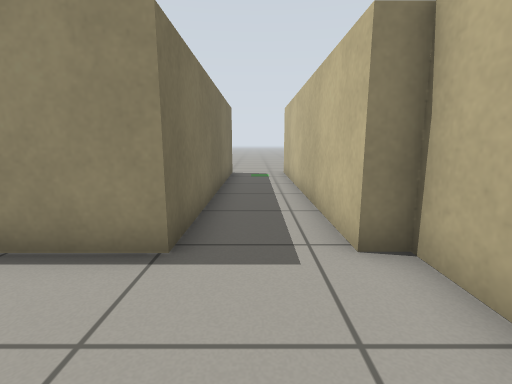
view 1 (above)

16 first-person views from a walk through a world built for the Gazebo simulator. The camera is 0.71 m above the floor, tilts 10° down and sees 85° across. The floor is counted in squares, 0.5 m on a side. Each view is taken from the middle of a square. On the plan, view 1 faces up. The plan holds only what a view shows up to about 14 squares ahead; the rest is blank.

view 2
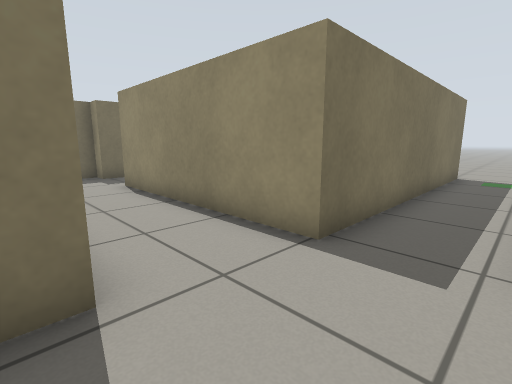

view 3
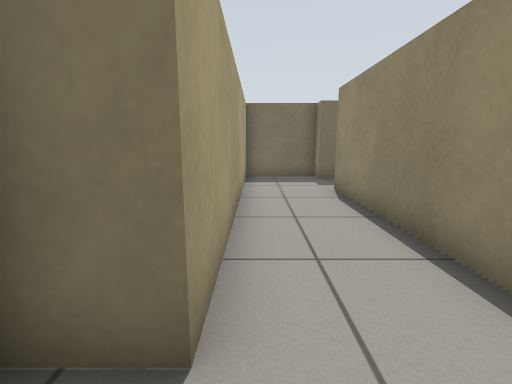

view 4
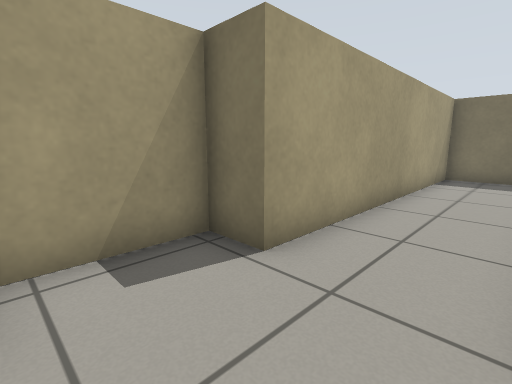

view 5
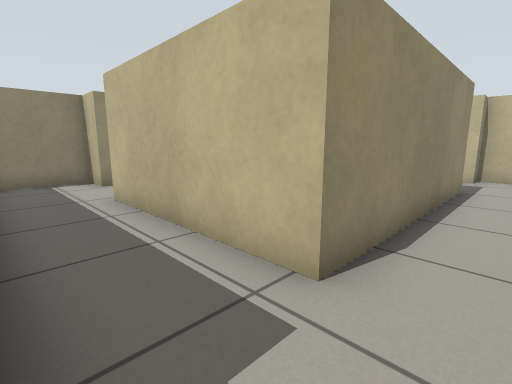

view 6
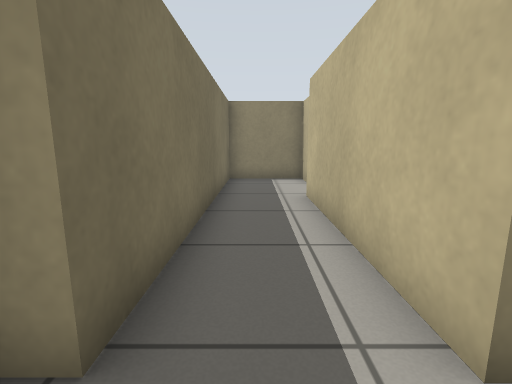

view 7
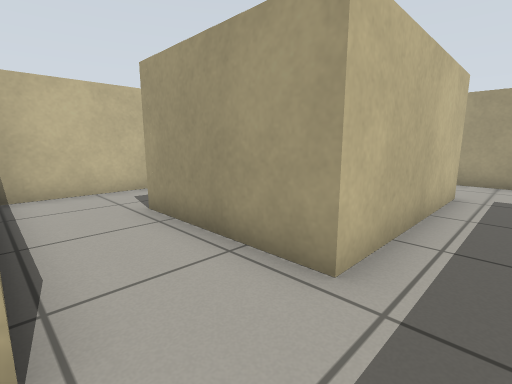

view 8
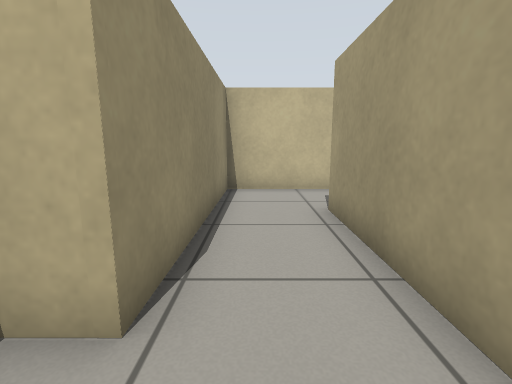

view 9
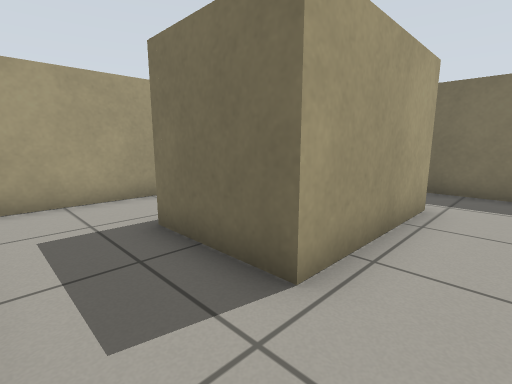

view 10
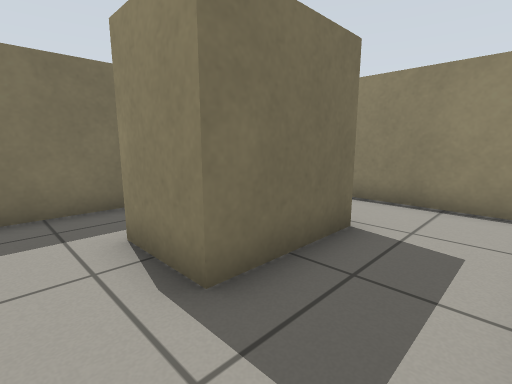

view 11
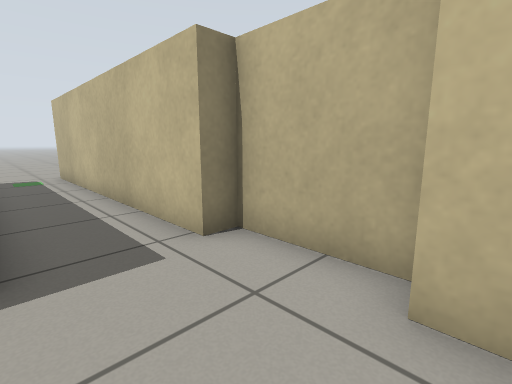

view 12
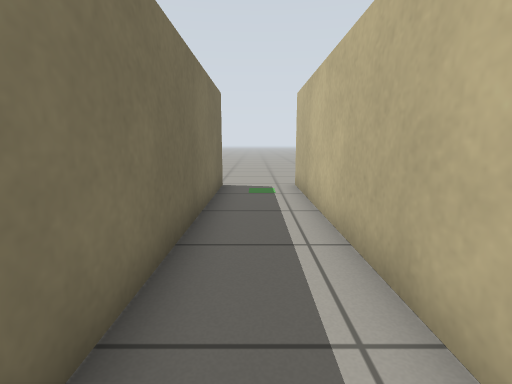

view 13
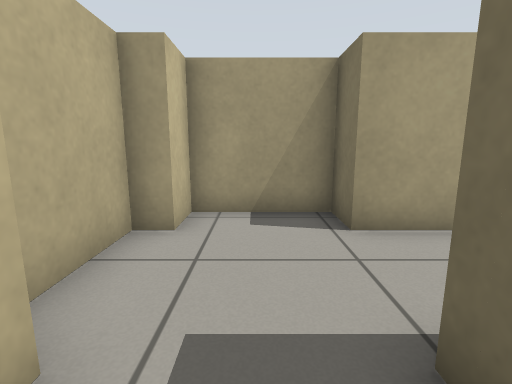

view 14
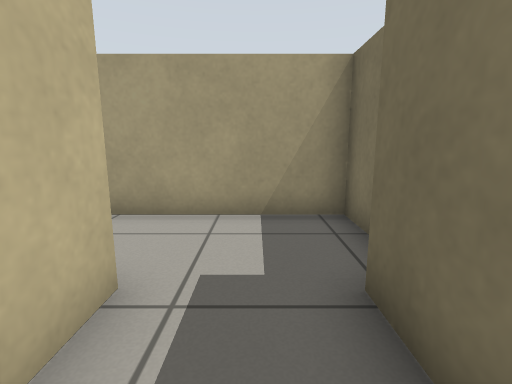

view 15
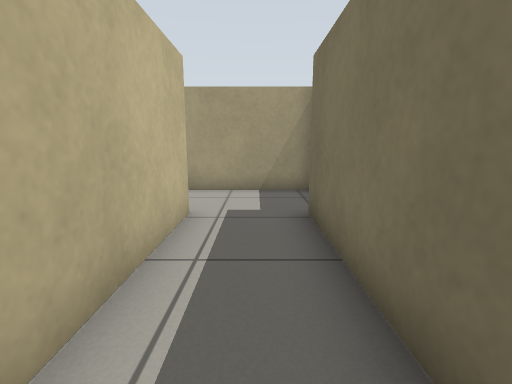

view 16
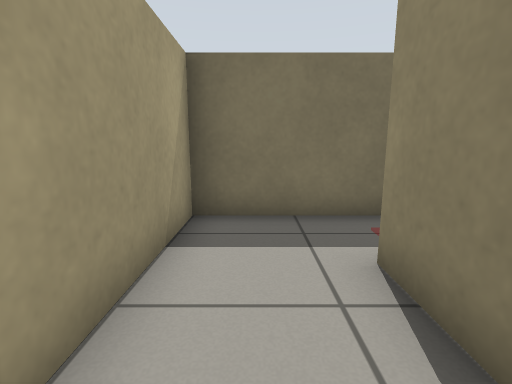

### Floor plan
Points are (right, up) in squares from view 1. A wall is a line through its corners. A room is listed if a view was taken in it or the views show most of it. See-through windows are left out.
Room 1 (views 1, 2, 3, 4, 5, 6, 7, 8, 9, 10, 11, 12, 13, 14, 15, 16)
walls: (-1.4, 8.2) (-1.4, 11.9) (-8.2, 12) (-8.2, 13.2) (-11.1, 13.2) (-11.1, 3.5) (-11.8, 3.5) (-11.8, 0.6) (-1.6, 0.6) (-1.6, -0.6) (1.3, -0.6) (1.3, 0.6) (2, 0.6) (2, 3.5) (1.3, 3.5) (1.3, 13.5); (-8.3, 6.5) (-8.3, 3.7) (-2.2, 3.7); (-1.1, 13.5) (-1.1, 3.5) (-8.6, 3.5) (-8.6, 9.4) (-4.1, 9.4) (-4.1, 6.4) (-6.2, 6.4)
ways out: opening at (-7, 6); opening at (-1, 14)

Where each view was taken, in squares from view 1:
view 1: 0 up, 0 right, facing up
view 2: 0 up, 1 right, facing up-left
view 3: 1 up, 0 right, facing left
view 4: 3 up, 1 right, facing down-left
view 5: 2 up, 11 left, facing up-right
view 6: 2 up, 10 left, facing up
view 7: 12 up, 10 left, facing down-right
view 8: 11 up, 10 left, facing right
view 9: 11 up, 2 left, facing down-left
view 10: 5 up, 2 left, facing up-left
view 11: 0 up, 1 left, facing up-right
view 12: 4 up, 0 right, facing up
view 13: 5 up, 0 right, facing down
view 14: 6 up, 10 left, facing down
view 15: 9 up, 10 left, facing down
view 16: 5 up, 3 left, facing left
